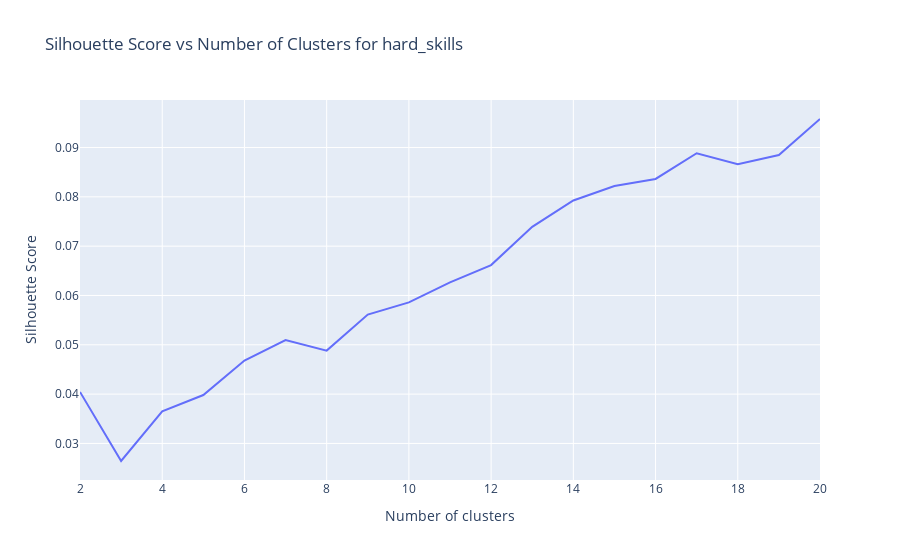

Notebook cell for this chart:
### Code cell
# Function to perform clustering and calculate silhouette score
def perform_clustering(embeddings, n_clusters):
    kmeans = KMeans(n_clusters=n_clusters, random_state=42)
    clusters = kmeans.fit_predict(embeddings)
    silhouette_avg = silhouette_score(embeddings, clusters)
    return clusters, silhouette_avg

# Function to find optimal number of clusters
def find_optimal_clusters(embeddings, max_clusters=20):
    silhouette_scores = []
    for n_clusters in range(2, max_clusters + 1):
        clusters, silhouette_avg = perform_clustering(embeddings, n_clusters)
        silhouette_scores.append(silhouette_avg)
        print(f"For n_clusters = {n_clusters}, the average silhouette score is : {silhouette_avg}")
    
    optimal_clusters = silhouette_scores.index(max(silhouette_scores)) + 2
    return optimal_clusters, silhouette_scores

# Extract embeddings
embeddings = np.array(skills_df['embedding'].tolist())

# Find optimal number of clusters
optimal_clusters, silhouette_scores = find_optimal_clusters(embeddings)
print(f"The optimal number of clusters is: {optimal_clusters}")

# Perform final clustering with optimal number of clusters
final_clusters, final_silhouette_avg = perform_clustering(embeddings, optimal_clusters)
skills_df['cluster'] = final_clusters

# Visualize silhouette scores
fig = px.line(x=range(2, len(silhouette_scores) + 2), y=silhouette_scores, 
              labels={'x': 'Number of clusters', 'y': 'Silhouette Score'},
              title=f'Silhouette Score vs Number of Clusters for {column}')
fig.show()

# Function to reduce dimensions using PCA or t-SNE
def reduce_dimensions(embeddings, method='pca', n_components=2):
    if method == 'pca':
        reducer = PCA(n_components=n_components)
    elif method == 'tsne':
        reducer = TSNE(n_components=n_components, random_state=42)
    else:
        raise ValueError("Method must be 'pca' or 'tsne'")
    reduced_embeddings = reducer.fit_transform(embeddings)
    return reduced_embeddings

# Function to visualize clusters
def visualize_clusters(df, method='pca'):
    embeddings = np.array(df['embedding'].tolist())
    reduced_embeddings = reduce_dimensions(embeddings, method)
    
    reduced_df = pd.DataFrame(reduced_embeddings, columns=['Component 1', 'Component 2'])
    reduced_df['Cluster'] = df['cluster']
    reduced_df['Skill'] = df['skill']

    fig = px.scatter(
        reduced_df,
        x='Component 1',
        y='Component 2',
        color='Cluster',
        hover_data=['Skill'],
        title=f'Skills Clusters Visualized with {method.upper()} (Silhouette Score: {final_silhouette_avg:.3f})',
        labels={'Component 1': 'Component 1', 'Component 2': 'Component 2'}
    )
    fig.show()

# Function to get top items in each cluster
def get_top_items_in_clusters(df, cluster_column, item_column, top_n=20):
    cluster_top_items = {}
    for cluster in df[cluster_column].unique():
        cluster_items = df[df[cluster_column] == cluster][item_column]
        most_common_items = Counter(cluster_items).most_common(top_n)
        cluster_top_items[cluster] = most_common_items
    return cluster_top_items

# Analyze and visualize top items
hard_skills_top_items = get_top_items_in_clusters(skills_df, 'cluster', 'skill')

def visualize_top_items(cluster_top_items, title):
    for cluster, items in cluster_top_items.items():
        items_df = pd.DataFrame(items, columns=['Item', 'Frequency'])
        fig = px.bar(
            items_df,
            x='Item',
            y='Frequency',
            color='Frequency',
            title=f'{title} in Cluster {cluster}',
            color_continuous_scale="Emrld",
        )
        fig.update_yaxes(title="Frequency")
        fig.update_layout(
            showlegend=False,
            template="plotly_white",
            xaxis=go.layout.XAxis(tickangle=45)
        )
        fig.show()

### Figure 1 — Plotly figure (JSON) as saved in the notebook; plotly's stock layout.template omitted (floating-point values rounded to 4 significant figures)
{"data": [{"hovertemplate": "Number of clusters=%{x}<br>Silhouette Score=%{y}<extra></extra>", "legendgroup": "", "line": {"color": "#636efa", "dash": "solid"}, "marker": {"symbol": "circle"}, "mode": "lines", "name": "", "orientation": "v", "showlegend": false, "type": "scatter", "x": [2, 3, 4, 5, 6, 7, 8, 9, 10, 11, 12, 13, 14, 15, 16, 17, 18, 19, 20], "xaxis": "x", "y": [0.04045, 0.02644, 0.0365, 0.03981, 0.0468, 0.05097, 0.04882, 0.05613, 0.05861, 0.06266, 0.06616, 0.07391, 0.07927, 0.0822, 0.08363, 0.08884, 0.08662, 0.08846, 0.09578], "yaxis": "y"}], "layout": {"legend": {"tracegroupgap": 0}, "title": {"text": "Silhouette Score vs Number of Clusters for hard_skills"}, "xaxis": {"anchor": "y", "domain": [0, 1], "title": {"text": "Number of clusters"}}, "yaxis": {"anchor": "x", "domain": [0, 1], "title": {"text": "Silhouette Score"}}}}
